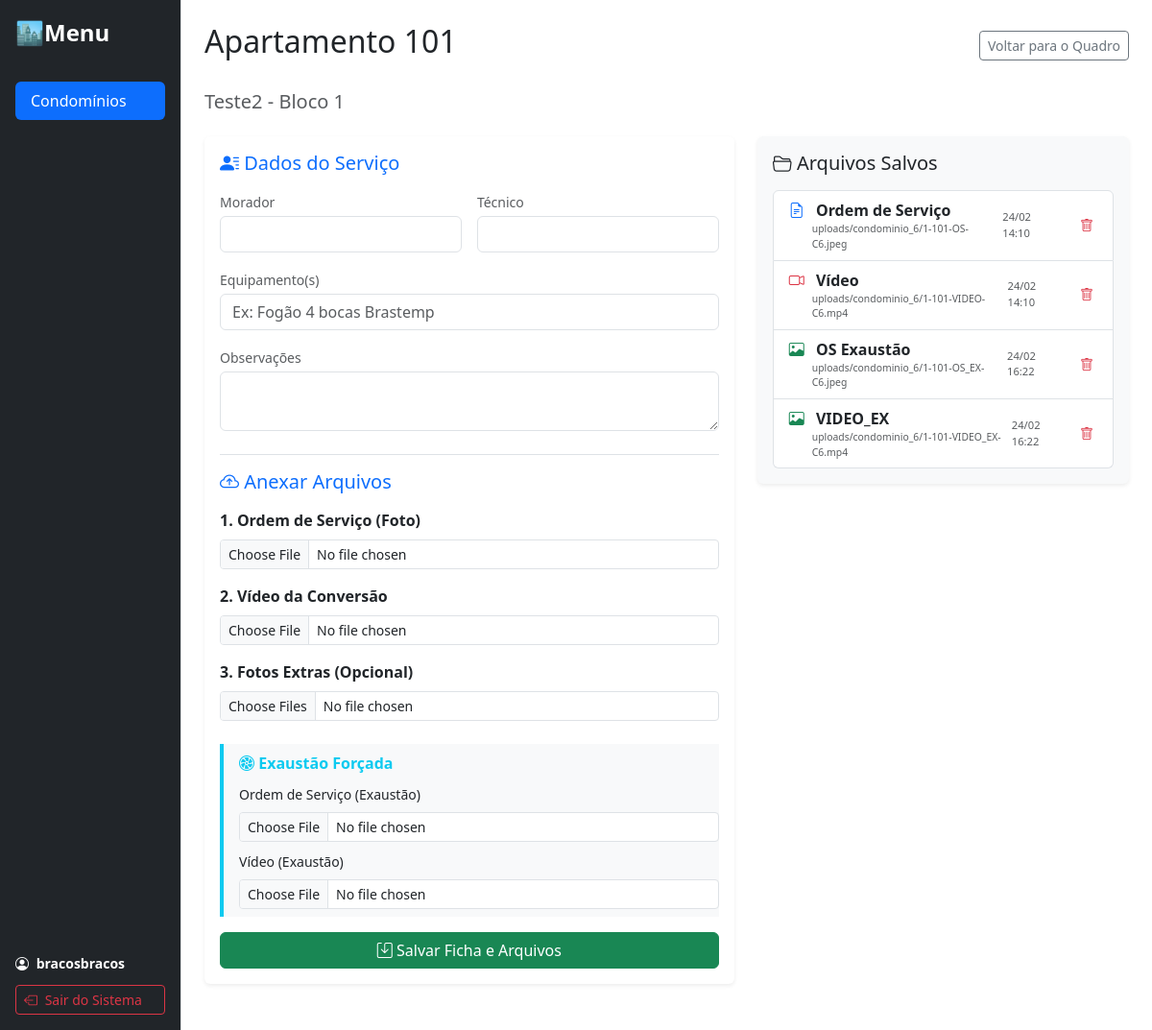
Page /apartamento/443/ (signed in) on the committed database.
### core/models.py (models this page shows, shortened)
class Apartamento(models.Model):
    bloco = models.ForeignKey(Bloco, on_delete=models.CASCADE, related_name='apartamentos')
    numero = models.CharField(max_length=10)
    naturgy = models.BooleanField(default=False)
    ap_2p6 = models.BooleanField(default=False)
    morador = models.CharField(max_length=100, blank=True, verbose_name="Nome do Morador")
    tecnico = models.CharField(max_length=100, blank=True, verbose_name="Técnico Responsável")
    equipamento = models.CharField(max_length=200, blank=True, verbose_name="Equipamento(s)", help_text="Ex: Fogão 4 bocas, Aquecedor Lorenzetti")
    observacoes = models.TextField(blank=True, verbose_name="Observações / Impedimentos")
    exaustao_forcada = models.BooleanField(default=False)
    class Meta:
        ordering = ['numero']

class Bloco(models.Model):
    condominio = models.ForeignKey('Condominio', on_delete=models.CASCADE, related_name='blocos')
    nome = models.CharField(max_length=50)
    qtd_andares = models.PositiveIntegerField(null=True, blank=True, help_text="Quantos andares tem o prédio?")
    qtd_ap_por_andar = models.PositiveIntegerField(null=True, blank=True, help_text="Quantos apartamentos por andar?")
    inicio_numeracao = models.PositiveIntegerField(default=101, help_text="Qual é o primeiro apartamento? ex: 101")
    usuarios = models.ManyToManyField(User, blank=True, related_name='blocos_atribuidos', help_text="Equipes/Usuários restritos apenas a este bloco.")

class Condominio(models.Model):
    nome = models.CharField(max_length=100)
    endereco = models.CharField(max_length=255, blank=True)
    data_criacao = models.DateTimeField()
    data_inicio = models.DateField(null=True, blank=True, verbose_name="Início do Serviço")
    data_fim = models.DateField(null=True, blank=True, verbose_name="Fim do Serviço")
    usuarios = models.ManyToManyField(User, blank=True, related_name='condominios', help_text="Usuários que podem ver TODOS os blocos deste condomínio.")
    qtd_andares_padrao = models.PositiveIntegerField(default=0, help_text="Padrão para os blocos deste condomínio")
    qtd_ap_por_andar_padrao = models.PositiveIntegerField(default=0, help_text="Padrão de aptos por andar")
    qtd_saloes_festas = models.PositiveIntegerField(default=0, verbose_name="Qtd. Salões de Festas", help_text="Cria automaticamente um bloco de Áreas Comuns")

class ArquivoApartamento(models.Model):
    TIPO_CHOICES = [
        ('VIDEO', 'Vídeo'),
        ('OS', 'Ordem de Serviço'),
        ('EXTRA', 'Foto/Doc Extra'),
        ('OS_EX', 'OS Exaustão'),
    ]
    apartamento = models.ForeignKey(Apartamento, on_delete=models.CASCADE, related_name='arquivos')
    arquivo = models.FileField(upload_to=caminho_arquivo_personalizado)
    tipo = models.CharField(max_length=10, choices=TIPO_CHOICES)
    data_envio = models.DateTimeField(auto_now_add=True)

### core/views.py (the view, shortened to what this page needs)
# urls.py: path('apartamento/<int:pk>/', views.ficha_apartamento, name='ficha_apartamento'),
def ficha_apartamento(request, pk):
    apto = get_object_or_404(Apartamento, pk=pk)
    contexto = {
        'apto': apto,
        'arquivos': apto.arquivos.all()
    }
    return render(request, 'core/ficha_apartamento.html', contexto)

### core/templates/core/ficha_apartamento.html (shortened to what this page needs)
{% extends 'core/base.html' %}
{% block conteudo %}
<div class="d-flex justify-content-between align-items-center mb-4">
    <h2>Apartamento {{ apto.numero }}</h2>
    <a href="{% url 'detalhe_condominio' apto.bloco.condominio.pk %}" class="btn btn-outline-secondary btn-sm">
        Voltar para o Quadro
    </a>
</div>
<h5 class="text-muted mb-4">{{ apto.bloco.condominio.nome }} - Bloco {{ apto.bloco.nome }}</h5>
<div class="row">
    <div class="col-md-7">
        <div class="card shadow-sm border-0 mb-4">
            <div class="card-body">
                <form method="POST" enctype="multipart/form-data">
                    <h5 class="mb-3 text-primary"><i class="bi bi-person-lines-fill"></i> Dados do Serviço</h5>
                    <div class="row g-3 mb-4">
                        <div class="col-md-6">
                            <label class="form-label text-muted small mb-1">Morador</label>
                            <input type="text" class="form-control" name="morador" value="{{ apto.morador }}">
                        </div>
                        <div class="col-md-6">
                            <label class="form-label text-muted small mb-1">Técnico</label>
                            <input type="text" class="form-control" name="tecnico" value="{{ apto.tecnico }}">
                        </div>
                        <div class="col-12">
                            <label class="form-label text-muted small mb-1">Equipamento(s)</label>
                            <input type="text" class="form-control" name="equipamento" value="{{ apto.equipamento }}" placeholder="Ex: Fogão 4 bocas Brastemp">
                        </div>
                        <div class="col-12">
                            <label class="form-label text-muted small mb-1">Observações</label>
                            <textarea class="form-control" name="observacoes" rows="2">{{ apto.observacoes }}</textarea>
                        </div>
                    </div>
                    <h5 class="mb-3 text-primary border-top pt-3"><i class="bi bi-cloud-arrow-up"></i> Anexar Arquivos</h5>
                    <div class="mb-3">
                        <label class="form-label fw-bold">1. Ordem de Serviço (Foto)</label>
                        <input class="form-control form-control-sm" type="file" name="arquivo_os" accept="image/*,application/pdf">
                    </div>
                    <div class="mb-3">
                        <label class="form-label fw-bold">2. Vídeo da Conversão</label>
                        <input class="form-control form-control-sm" type="file" name="arquivo_video" accept="video/*">
                    </div>
                    <div class="mb-4">
                        <label class="form-label fw-bold">3. Fotos Extras (Opcional)</label>
                        <input class="form-control form-control-sm" type="file" name="arquivos_extras" accept="image/*" multiple>
                    </div>
                    <div class="mb-3 border-start border-info border-4 ps-3 bg-light py-2">
                        <label class="form-label fw-bold text-info"><i class="bi bi-fan"></i> Exaustão Forçada</label>
                        <div class="mb-2">
                            <label class="form-label small">Ordem de Serviço (Exaustão)</label>
                            <input class="form-control form-control-sm" type="file" name="arquivo_os_ex" accept="image/*,application/pdf">
                        </div>
                        <div>
                            <label class="form-label small">Vídeo (Exaustão)</label>
                            <input class="form-control form-control-sm" type="file" name="arquivo_video_ex" accept="video/*">
                        </div>
                    </div>
                    <button type="submit" class="btn btn-success w-100">
                        <i class="bi bi-save"></i> Salvar Ficha e Arquivos
                    </button>
                </form>
            </div>
        </div>
    </div>
    <div class="col-md-5">
        <div class="card shadow-sm border-0 bg-light">
            <div class="card-body">
                <h5 class="mb-3"><i class="bi bi-folder2-open"></i> Arquivos Salvos</h5>
                {% if arquivos %}
                    <ul class="list-group">
                        {% for arquivo in arquivos %}
                            <li class="list-group-item d-flex justify-content-between align-items-center">
                                <div>
                                    {% if arquivo.tipo == 'VIDEO' %}
                                        <i class="bi bi-camera-video text-danger me-2"></i>
                                    {% elif arquivo.tipo == 'OS' %}
                                        <i class="bi bi-file-earmark-text text-primary me-2"></i>
                                    {% else %}
                                        <i class="bi bi-image text-success me-2"></i>
                                    {% endif %}
                                    <a href="{{ arquivo.arquivo.url }}" target="_blank" class="text-decoration-none text-dark fw-bold">
                                        {{ arquivo.get_tipo_display }}
                                    </a>
                                    <small class="d-block text-muted" style="font-size: 0.65em; margin-left: 24px;">
                                        {{ arquivo.arquivo.name }}
                                    </small>
                                </div>
                                <div class="d-flex align-items-center">
                                    <small class="text-muted me-3" style="font-size: 0.7em;">
                                        {{ arquivo.data_envio|date:"d/m H:i" }}
                                    </small>
                                    <form method="POST" action="{% url 'deletar_arquivo' arquivo.pk %}" class="m-0 p-0">
                                        <button type="submit" class="btn btn-sm btn-outline-danger border-0 p-1" title="Apagar Arquivo">
                                            <i class="bi bi-trash"></i>
                                        </button>
                                    </form>
                                </div>
                            </li>
                        {% endfor %}
                    </ul>
                {% else %}
                    <p class="text-muted small">Nenhum arquivo enviado ainda.</p>
                {% endif %}
            </div>
        </div>
    </div>
</div>
{% endblock %}

### core/templates/core/base.html (shortened to what this page needs)
<!DOCTYPE html>
<html lang="pt-br">
<head>
    <link href="https://cdn.jsdelivr.net/npm/bootstrap@5.3.0/dist/css/bootstrap.min.css" rel="stylesheet">
    <link rel="stylesheet" href="https://cdn.jsdelivr.net/npm/bootstrap-icons@1.10.0/font/bootstrap-icons.css">
</head>
<body>
    <div class="d-flex wrapper-principal">
        <nav class="minha-sidebar bg-dark border-end d-flex flex-column p-3">
            <a href="/" class="d-flex align-items-center mb-3 mb-md-0 me-md-auto link-dark text-decoration-none">
                <span class="fs-4 fw-bold text-white">🏙Menu</span>
            </a>
            <hr>
            <ul class="nav nav-pills flex-column mb-auto">
                <li class="nav-item">
                    <a href="{% url 'index' %}" class="nav-link active">Condomínios</a>
                </li>
                </ul>
            <hr>
            <div class="d-flex align-items-center text-decoration-none">
                <div class="w-100">
                    <p class="mb-1 fw-bold text-white small"><i class="bi bi-person-circle me-1"></i> {{ user.username }}</p>
                    <form method="POST" action="{% url 'logout' %}" class="m-0 p-0 w-100">
                        <button type="submit" class="btn btn-sm btn-outline-danger w-100 mt-2 text-start">
                            <i class="bi bi-box-arrow-left me-1"></i> Sair do Sistema
                        </button>
                    </form>
                </div>
            </div>
        </nav>
        <main class="flex-grow-1 p-4" style="max-height: 100vh; overflow-y: auto;">
            {% block conteudo %}
            {% endblock %}
        </main>
    </div>
</body>
</html>

### core/templates/core/base.html (style rules this page uses)
.minha-sidebar { width: 280px; min-height: 100vh; transition: transform 0.3s ease-in-out; }

### rows in the picture
Apartamento: numero "101", bloco.condominio.nome "Teste2", bloco.nome "1"
ArquivoApartamento: tipo "Ordem de Serviço", arquivo.name "uploads/condominio_6/1-101-OS-C6.jpeg", data_envio "24/02 14:10"
ArquivoApartamento: tipo "Vídeo", arquivo.name "uploads/condominio_6/1-101-VIDEO-C6.mp4", data_envio "24/02 14:10"
ArquivoApartamento: tipo "OS Exaustão", arquivo.name "uploads/condominio_6/1-101-OS_EX-C6.jpeg", data_envio "24/02 16:22"
ArquivoApartamento: tipo "VIDEO_EX", arquivo.name "uploads/condominio_6/1-101-VIDEO_EX-C6.mp4", data_envio "24/02 16:22"

### other values in the picture
{{ user.username }} "bracosbracos"
